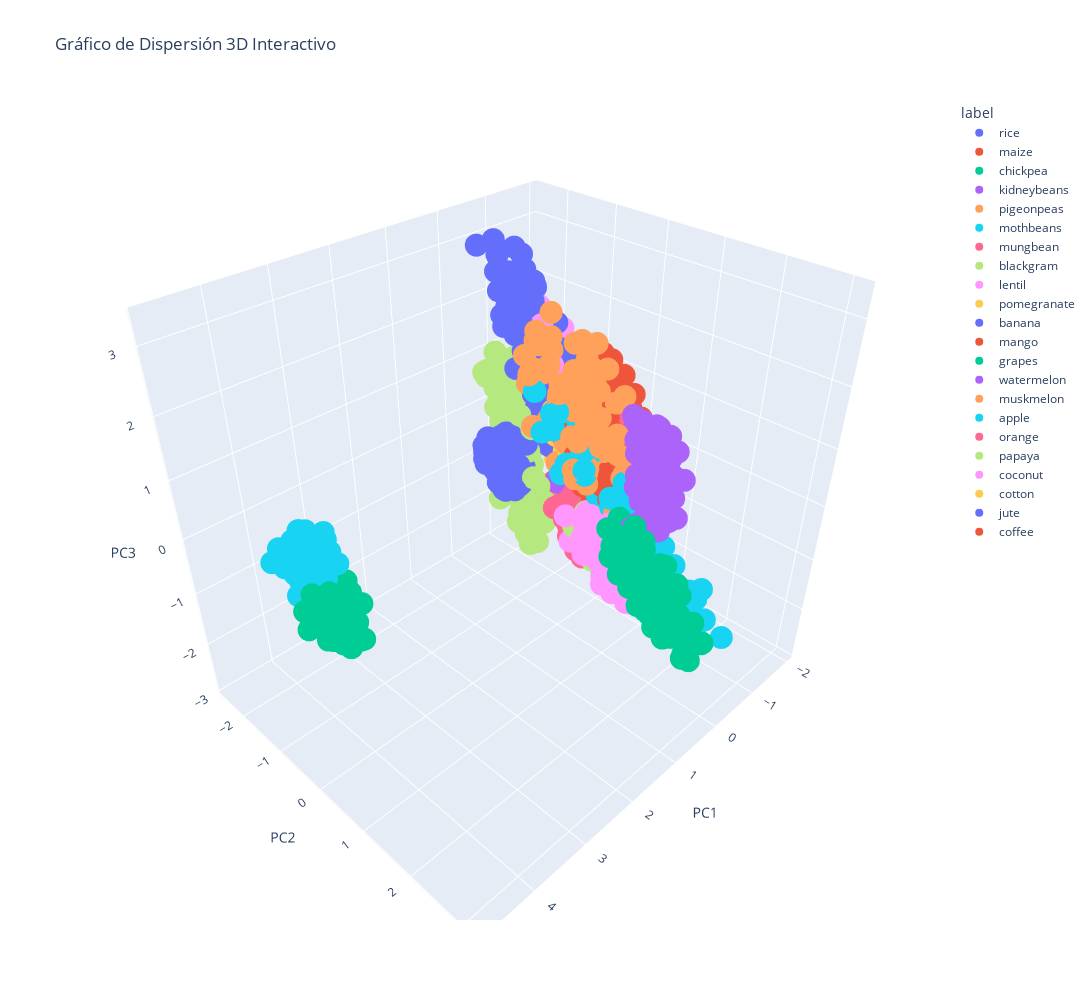

Notebook cell for this chart:
### Code cell
def plot_interactivo(df,col1,col2,col3,label):

    # Crea el gráfico de dispersión 3D interactivo
    fig = px.scatter_3d(df, x=col1, y=col2, z=col3, color=label, title='Gráfico de Dispersión 3D Interactivo')
    fig.update_layout(scene=dict(xaxis_title=col1, yaxis_title=col2, zaxis_title=col3), width=1200, height=1000)
    fig.show()

plot_interactivo(pcaWheat,'PC1','PC2','PC3','label')
